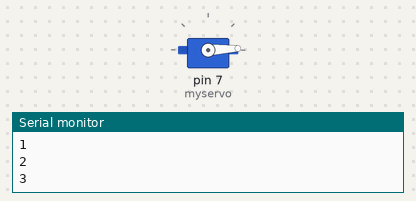
Bench run of a sketch on a simulated Arduino Uno, built with avr-gcc and run on an emulated ATmega328P. Shown: servo, the last lines printed to the serial monitor.

Above: at 0.05 s.
At 1.45 s:
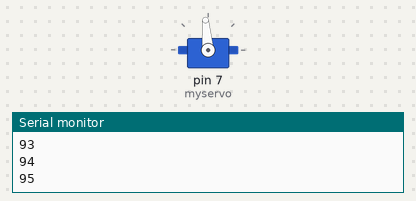
At 2.85 s:
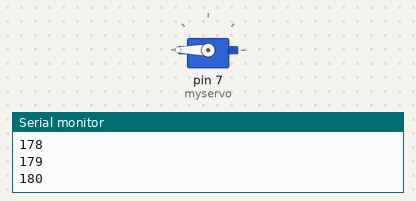
At 5.7 s:
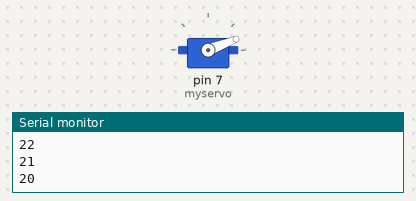
Timing chart, 0 to 8.5 s (numbered marks = the images above):
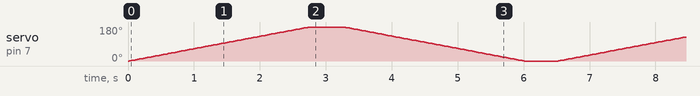

The sketch:

Lab6servo1.ino
```cpp
#include <Servo.h>

Servo myservo; //create servo object to
void setup()
{
  Serial.begin(9600);
  myservo.attach(7);
}

void loop()
{
  for(int i = 0; i <= 180; i++){

    myservo.write(i);

    Serial.println(i);
    delay(15);
  }
  delay(500);
  for (int i = 180; i >= 0; i--){
    myservo.write(i);

    Serial.println(i);
    delay(15);
  }
  delay(500);
}
```
